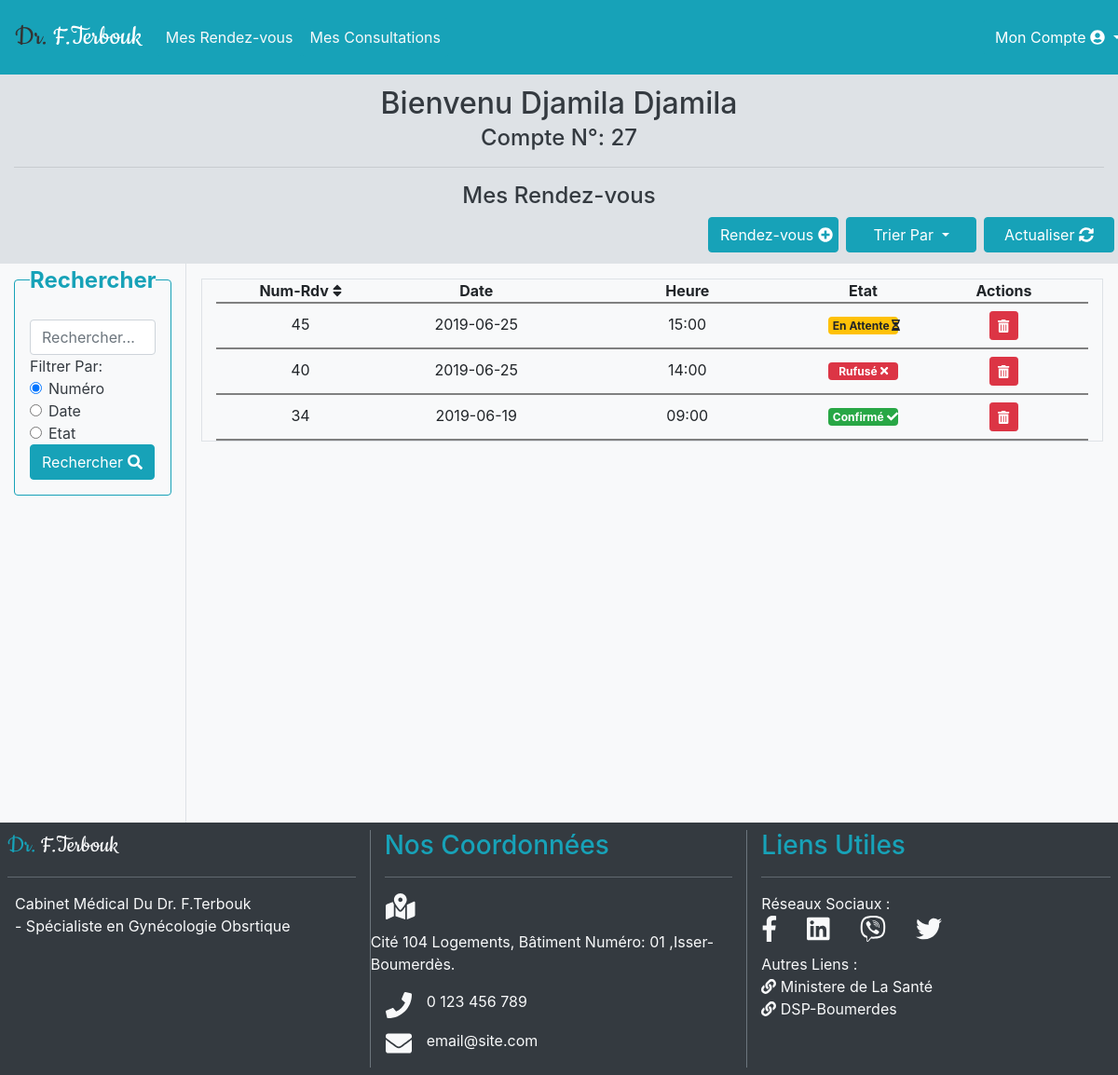
Screenshot of /index.php?p=10 (signed in) with the database file from the repository.
### tables this page shows
CREATE TABLE `patient` (
  `matricule` int(10) UNSIGNED NOT NULL,
  `id` varchar(20) NOT NULL,
  `password` varchar(40) NOT NULL,
  `nom` varchar(20) NOT NULL,
  `prenom` varchar(20) NOT NULL,
  `age` int(3) UNSIGNED NOT NULL,
  `adresse` varchar(50) NOT NULL,
  `email` varchar(50) NOT NULL,
  `numtel` varchar(10) NOT NULL
);

CREATE TABLE `rendez_vous` (
  `num_rdv` int(11) NOT NULL,
  `num_patient_rdv` int(10) UNSIGNED NOT NULL,
  `date_rdv` date NOT NULL,
  `heure` varchar(5) NOT NULL,
  `etat` varchar(20) NOT NULL
);

### inc/bcl.rdv.inc.php (the view, shortened to what this page needs)
<?php
$resultat = $mysqli->query($requete) or die ('Erreur '.$requete.' '.$mysqli->error);
if (mysqli_num_rows($resultat) > 0) {
while ($ligne = $resultat->fetch_assoc()) {
    if ($ligne['etat']=='non confirmé') {
        $badge='<span class="badge badge-warning" style="width: 75px;">En Attente <i class="fas fa-hourglass-half"></i></a></span>';
    }else{
        if ($ligne['etat']=='rufusé') {
            $badge='<span class="badge badge-danger" style="width: 75px;">Rufusé <i class="fas fa-times"></i></a></span>';
        }else{
        $badge='<span class="badge badge-success" style="width: 75px;">Confirmé <i class="fas fa-check"></i></a></span>';
        }
    }
 echo
                     '<div class="row col-lg-12 text-center mx-1" style="border-bottom: solid 2px grey;">
                        <div class=" col-lg-2 " style="line-height: 275%;">
                            '.$ligne['num_rdv'].'
                        </div>
                        <div class=" col-lg-3 col-md-3" style="line-height: 275%;">
                            '.$ligne['date_rdv'].'
                        </div>
                        <div class=" col-lg-3 col-md-3 d-none d-lg-block" style="line-height: 275%;">
                            '.$ligne['heure'].'
                        </div>
                        <div class="col-lg-2 " style="line-height: 275%;">
                            '.$badge.'
                        </div>
                        <div class="col-lg-2 col-md-3">
                            <a class="btn-sm btn btn-danger my-2 " title="Supprimer" href="index.php?p=10&delete=1&num_rdv='.$ligne['num_rdv'].'" onclick="return confirm(\'Supprimer?\');">
                                        <i class="fas fa-trash-alt"></i></a>
                        </div>
                    </div>';
}
}
else {
    echo '<div class=" col-lg-12 text-center mx-1" style="border-bottom: solid 2px grey;padding:20px">
                        <h4 class="text-center">aucun rendez-vous trouvé</h4>
                    </div>';
}
?>

### pg/loggedin.patient.php (shortened to what this page needs)
<?php
include("inc/fonction.inc.php");
$identifiant = $_SESSION['login_user'];
$num_pat_rdv= $_SESSION['matricule'];
 $requette_loggedin="SELECT * FROM patient WHERE id = '$identifiant'";
 $result = $mysqli->query($requette_loggedin) or die ('Erreur'.$requette_loggedin.' '.$mysqli->error);
 $informations=$result->fetch_assoc();
?>
<!DOCTYPE html>
<html>
    <?php
include("inc/h.inc.php");
?>
    <body style="overflow-x: hidden;">
               <?php
include("inc/nav_admin.inc.php");
include("inc/tri.rdv.pat.inc.php");
?>
        <div class="container-fluid">
            <div class="row">
                <div class="col-12 py-2 text-dark" style="background-color: #dee2e6;">
                    <h2 class="m-1 text-center">
                        Bienvenu <?php  echo $informations['nom']; echo " "; echo $informations['prenom'];?>
                    </h2>
                    <h4 class="text-center">Compte N°: <?php echo $informations['matricule']; ?></h4>
                    <hr>
                    <h4 class="m-1 text-center">
                    Mes Rendez-vous
                    </h4>
                    <div class="float-right">
                        <div class="row">
                            <div>
                            <a class="btn btn-info m-1" title="Actualiser La Liste des Patients" href="index.php?p=13&matricule=<?php echo $informations['matricule']; ?>" style="width: 140px;">
                                Rendez-vous  <i class="fas fa-plus-circle"></i>
                            </a>
                            </div>
                    		<div class="dropdown">
                        		<button aria-expanded="false" title="Trier La liste des Patients" style="width: 140px;" aria-haspopup="true" class="btn btn-info dropdown-toggle m-1" data-toggle="dropdown" id="dropdownMenuButton" type="button">
                            		Trier Par
                        		</button>
                    		</div>
                    		<div>
                            <a class="btn btn-info m-1" title="Actualiser La Liste des Patients" href="index.php?p=10" style="width: 140px;">
                                Actualiser  <i class="fas fa-sync-alt"></i>
                            </a>
                            </div>
                        </div>
                    </div>
                </div>
                <div class="col-lg-2 col-sm-12 text-center text-dark border border-bottom-0 border-left-0 border-top-0 bg-light search-height">
					<form class="form-group text-left mx-auto" enctype="multipart/form-data" method="post" action="index.php?p=10" accept-charset="utf-8">
						<fieldset class="border rounded border-info p-3">
						<legend class="text-center font-weight-bold text-info">Rechercher</legend>
                        <input required="required" class="form-control" placeholder="Rechercher..." name="search" type="search"></input>
                        <label class="form-check-label">Filtrer Par:</label>
                        <div class="form-check" for="radio1">
                        <label class="form-check-label" ><input class="form-check-input" type="radio" id="radio1" name="filtre" value="num_rdv" checked="checked">Numéro</label>
                        </div>
                        <div class="form-check" for="radio2">
                        <label class="form-check-label"><input class="form-check-input" type="radio" id="radio2" name="filtre" value="date_rdv">Date</label>
                        </div>
                        <div class="form-check" for="radio3" >
                        <label class="form-check-label"><input class="form-check-input" type="radio" id="radio3" name="filtre" value="etat">Etat</label>
                        </div>
                        <button type="submit" title="Rechercher..." class="btn btn-info">Rechercher <i class="fas fa-search"></i></button>
                        </fieldset>
                    </form>
                </div>
                <div class="col-lg-10 col-sm-12 bg-light px-3 py-3">
                    <div  class="row col-lg-12 text-center justify-content-center border mx-auto align-items-center" style="overflow-y: scroll; max-height: 570px;">
                    <div class="row col-lg-12 text-center font-weight-bold mx-1" style="border-bottom: solid 2px grey;">
                        <div class="col-lg-2 col-md-3">
                            Num-Rdv <?php echo $titre1;?>
                        </div>
                        <div class=" col-lg-3 col-md-3">
                            Date <?php echo $titre2;?>
                        </div>
                        <div class=" col-lg-3 col-md-3">
                            Heure
                        </div>
                        <div class=" col-lg-2 d-none d-lg-block">
                            Etat <?php echo $titre3;?>
                        </div>
                        <div class=" col-lg-2 col-md-3">
                            Actions
                        </div>
                    </div>
                     <?php
                        include("inc/bcl.rdv.inc.php");
                    ?>
                    </div>
                </div>
                </div>
            </div>
        <?php
include("inc/f.inc.php");
?>
    </body>
</html>

### inc/h.inc.php (style rules this page uses)
@media only screen and (min-width: 991.98px) { .search-height { min-height: 600px; } }

### rows the page displays
patient: nom "Djamila", prenom "Djamila", matricule "27"
rendez_vous: num_rdv "45", date_rdv "2019-06-25", heure "15:00", etat "En Attente"
rendez_vous: num_rdv "40", date_rdv "2019-06-25", heure "14:00", etat "Rufusé"
rendez_vous: num_rdv "34", date_rdv "2019-06-19", heure "09:00", etat "Confirmé"
